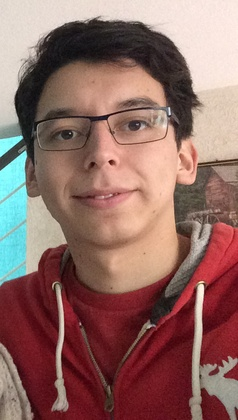
%> input picture SVA/0.JPG, 238 x 420 px, shrunk from 542 x 957 before the run
$ octave svamascaras.m   (GNU Octave 9; MATLAB toolbox functions it lacks are replaced by stand-ins)
%> lines starting %> are read from the running program, lines starting %| are printed output that depends on the picture
clc
clear all
close all

% Ceballos Conde Emanuel

ima=imread('C:\Users\kitsu\Documents\SVA\0.jpg');
%> ima is the input picture: size 420x238x3 uint8; mean R, G, B 143.7, 106.6, 100.2
figure, imshow(ima)
r=ima(:,:,1);
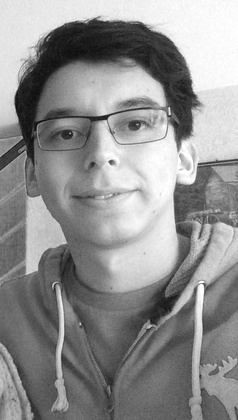
%> r: size 420x238 uint8; min 12, max 255, mean 143.7
g=ima(:,:,2);
b=ima(:,:,3);
f=double(rgb2gray(ima));
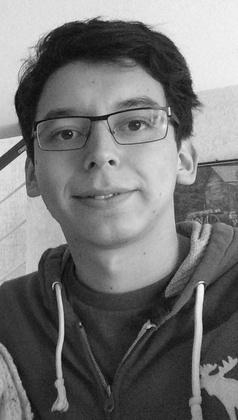
%> f: size 420x238 double; min 6, max 250, mean 117
% f=rgb2gray(ima);
%
% figure, imshow(r)
% figure, imshow(g)
% figure, imshow(b)
% figure, imshow(f)

[filas,columnas]=size(f);
%> filas = 420; columnas = 238
di=1;
dj=1;
msx=[-1 -2 -1;0 0 0;1 2 1];
msy=[-1 0 1;-2 0 2;-1 0 1];
mpx=[-1 -1 -1;0 0 0;1 1 1];
mpy=[-1 0 1;-1 0 1;-1 0 1];
for j=2:columnas-1
    for i=2:filas-1

       gx(i,j)=(f(i+di,j)-f(i-di,j))/(2*di);
       gy(i,j)=(f(i,j+dj)-f(i,j-dj))/(2*dj);
       G(i,j)=sqrt( gx(i,j)^2 + gy(i,j)^2);

       sx(i-1,j-1)=1*sum(sum(f(i-1:i+1,j-1:j+1).*msx));
       sy(i-1,j-1)=1*sum(sum(f(i-1:i+1,j-1:j+1).*msy));
       S(i-1,j-1)=sqrt( sx(i-1,j-1)^2 + sy(i-1,j-1)^2);

       px(i-1,j-1)=1*sum(sum(f(i-1:i+1,j-1:j+1).*mpx));
       py(i-1,j-1)=1*sum(sum(f(i-1:i+1,j-1:j+1).*mpy));
       P(i-1,j-1)=sqrt( px(i-1,j-1)^2 + py(i-1,j-1)^2);
    end
end
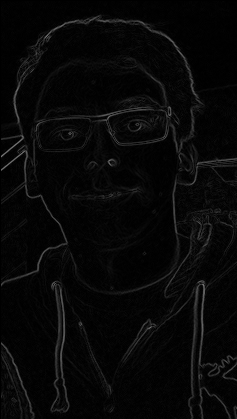
%> G: size 419x237 double; min 0, max 123.8, mean 7.9
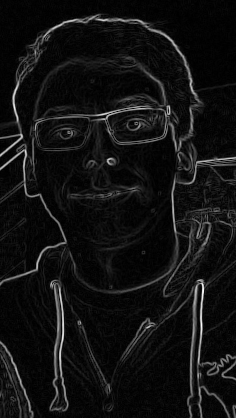
%> P: size 418x236 double; min 0, max 595.2, mean 42.2; drawn with min black and max white
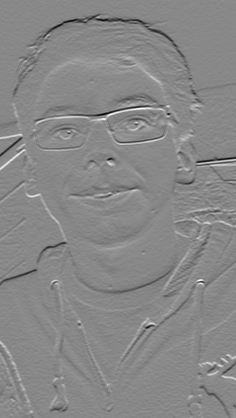
%> px: size 418x236 double; min -504, max 437, mean -2.4; drawn with min black and max white
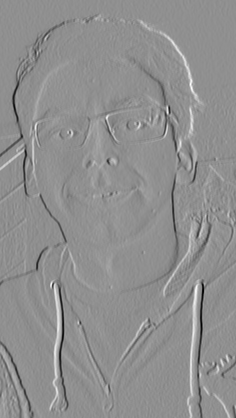
%> py: size 418x236 double; min -595, max 460, mean -0.8; drawn with min black and max white


figure, imshow(uint8(abs(gx)));
title('Gradiente x')
figure, imshow(uint8(abs(gy)));
title('Gradiente y')
figure, imshow(uint8(G));
title('Gradiente general')
figure, mesh(G)
title('Grafica 3D (mesh) de Gradiente general')


figure, imshow(uint8(abs(sx)))
title('Sobel x')
figure, imshow(uint8(abs(sy)))
title('Sobel y')
figure, imshow(uint8(S))
title('Sobel general')
figure, mesh(S)
title('Grafica 3D (mesh) de sobel general')

figure, imshow(uint8(abs(px)))
title('Prewitt x')
figure, imshow(uint8(abs(py)))
title('Prewitt y')
figure, imshow(uint8(P))
title('Prewitt general')
figure, mesh(P)
title('Grafica 3D (mesh) de Prewitt general')
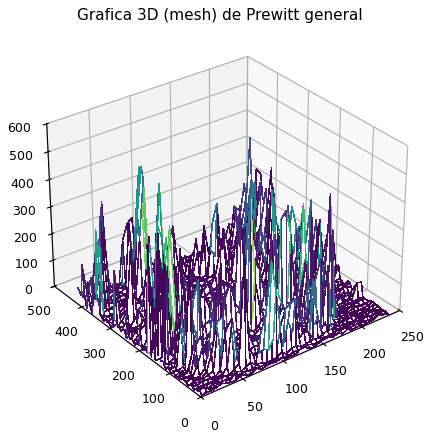
%> figure redrawn from the program's plot data
